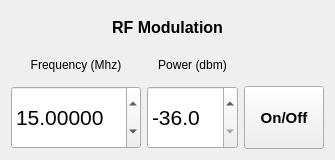
<?xml version="1.0" encoding="UTF-8"?>
<ui version="4.0">
 <class>Form</class>
 <widget class="QWidget" name="Form">
  <property name="geometry">
   <rect>
    <x>0</x>
    <y>0</y>
    <width>335</width>
    <height>160</height>
   </rect>
  </property>
  <property name="maximumSize">
   <size>
    <width>355</width>
    <height>160</height>
   </size>
  </property>
  <property name="windowTitle">
   <string>Form</string>
  </property>
  <layout class="QVBoxLayout" name="verticalLayout">
   <item>
    <layout class="QGridLayout" name="gridLayout" rowstretch="1,1,2" columnstretch="2,2,1" columnminimumwidth="130,80,10">
     <property name="sizeConstraint">
      <enum>QLayout::SetDefaultConstraint</enum>
     </property>
     <item row="0" column="0" colspan="3">
      <widget class="QLabel" name="label_3">
       <property name="sizePolicy">
        <sizepolicy hsizetype="Preferred" vsizetype="Minimum">
         <horstretch>0</horstretch>
         <verstretch>0</verstretch>
        </sizepolicy>
       </property>
       <property name="font">
        <font>
         <pointsize>12</pointsize>
         <weight>75</weight>
         <bold>true</bold>
        </font>
       </property>
       <property name="text">
        <string>RF Modulation</string>
       </property>
       <property name="alignment">
        <set>Qt::AlignCenter</set>
       </property>
      </widget>
     </item>
     <item row="1" column="0">
      <widget class="QLabel" name="label">
       <property name="sizePolicy">
        <sizepolicy hsizetype="Preferred" vsizetype="Minimum">
         <horstretch>0</horstretch>
         <verstretch>0</verstretch>
        </sizepolicy>
       </property>
       <property name="text">
        <string>Frequency (Mhz)</string>
       </property>
       <property name="alignment">
        <set>Qt::AlignCenter</set>
       </property>
      </widget>
     </item>
     <item row="1" column="1">
      <widget class="QLabel" name="label_2">
       <property name="sizePolicy">
        <sizepolicy hsizetype="Preferred" vsizetype="Minimum">
         <horstretch>0</horstretch>
         <verstretch>0</verstretch>
        </sizepolicy>
       </property>
       <property name="text">
        <string>Power (dbm)</string>
       </property>
       <property name="alignment">
        <set>Qt::AlignCenter</set>
       </property>
      </widget>
     </item>
     <item row="2" column="2">
      <widget class="QPushButton" name="buttonSwitch">
       <property name="sizePolicy">
        <sizepolicy hsizetype="Preferred" vsizetype="Preferred">
         <horstretch>0</horstretch>
         <verstretch>0</verstretch>
        </sizepolicy>
       </property>
       <property name="font">
        <font>
         <pointsize>11</pointsize>
         <weight>75</weight>
         <bold>true</bold>
        </font>
       </property>
       <property name="text">
        <string>On/Off</string>
       </property>
       <property name="checkable">
        <bool>true</bool>
       </property>
       <property name="checked">
        <bool>false</bool>
       </property>
       <property name="autoDefault">
        <bool>false</bool>
       </property>
      </widget>
     </item>
     <item row="2" column="0">
      <widget class="QDoubleSpinBox" name="spinFreq">
       <property name="sizePolicy">
        <sizepolicy hsizetype="Preferred" vsizetype="Preferred">
         <horstretch>0</horstretch>
         <verstretch>0</verstretch>
        </sizepolicy>
       </property>
       <property name="font">
        <font>
         <pointsize>16</pointsize>
        </font>
       </property>
       <property name="decimals">
        <number>5</number>
       </property>
       <property name="minimum">
        <double>13.000000000000000</double>
       </property>
       <property name="maximum">
        <double>19.000000000000000</double>
       </property>
       <property name="singleStep">
        <double>0.010000000000000</double>
       </property>
       <property name="value">
        <double>15.000000000000000</double>
       </property>
      </widget>
     </item>
     <item row="2" column="1">
      <widget class="QDoubleSpinBox" name="spinPower">
       <property name="sizePolicy">
        <sizepolicy hsizetype="Preferred" vsizetype="Preferred">
         <horstretch>0</horstretch>
         <verstretch>0</verstretch>
        </sizepolicy>
       </property>
       <property name="font">
        <font>
         <pointsize>16</pointsize>
        </font>
       </property>
       <property name="decimals">
        <number>1</number>
       </property>
       <property name="minimum">
        <double>-36.000000000000000</double>
       </property>
       <property name="maximum">
        <double>0.000000000000000</double>
       </property>
       <property name="singleStep">
        <double>0.100000000000000</double>
       </property>
       <property name="value">
        <double>-36.000000000000000</double>
       </property>
      </widget>
     </item>
    </layout>
   </item>
  </layout>
 </widget>
 <resources/>
 <connections/>
</ui>
